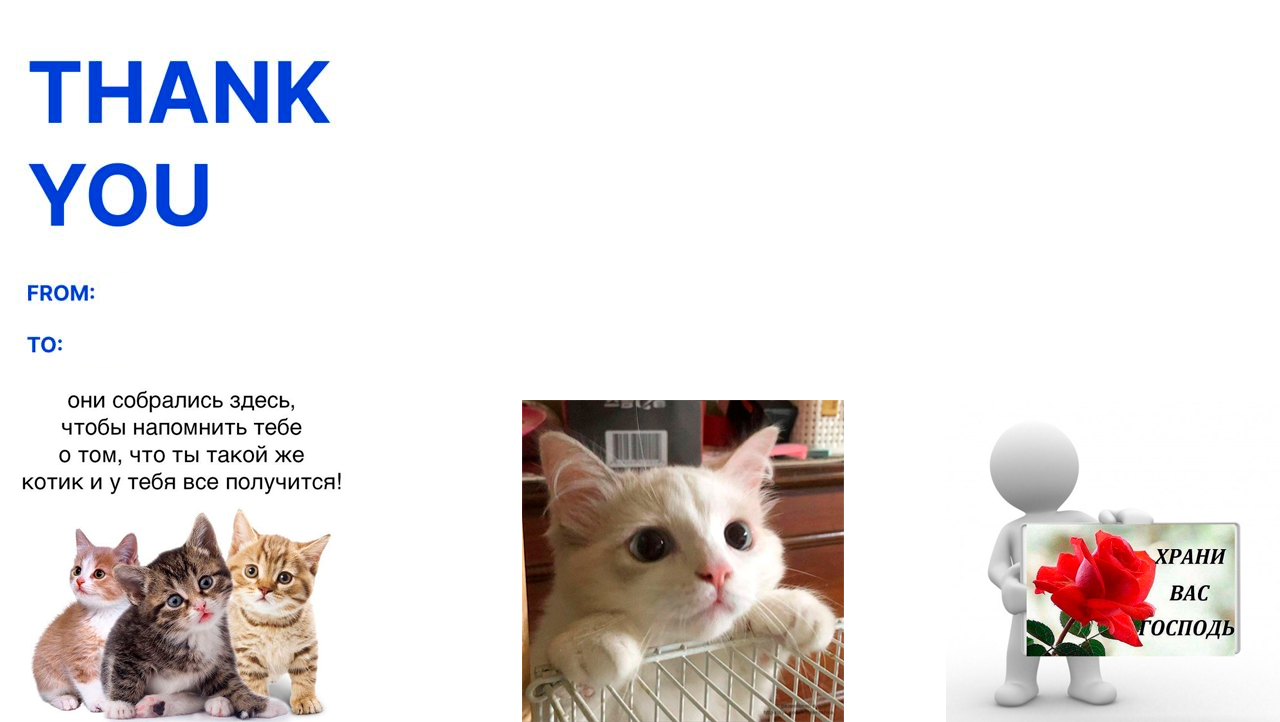
#> input picture src/assets/template.png, 1280 x 722 px, found by its file name
$ python utils.py
#> lines starting #> are read from the running program, lines starting #| are printed output that depends on the picture
from PIL import Image, ImageDraw, ImageFont
import io
import emoji

def draw_text_with_emojis(draw, position, text, normal_font, emoji_font, fill=(0, 0, 0)):
    # Initial position
    x, y = position

    # Split text into individual characters or emojis
    parts = [char if char.isalnum() or len(char) > 1 else emoji.demojize(char) for char in text]
    buffer = ''
    for part in parts:
        if ":" in part:  # This is an emoji
            if buffer:  # If we have accumulated some text, draw it first
                draw.text((x, y), buffer, font=normal_font, fill=fill)
                x += normal_font.getmask(buffer).getbbox()[2]
                buffer = ''  # Clear the buffer
            # Convert the emoji code to the actual emoji character
            char = emoji.emojize(part)
            draw.text((x, y), char, font=emoji_font, fill=fill)
            x += emoji_font.getmask(char).getbbox()[2]
        else:
            buffer += part
    if buffer:  # After the loop, check if we still have some remaining text in the buffer and draw it
        draw.text((x, y), buffer, font=normal_font, fill=fill)

def draw_text_with_emojis_in_box(draw, box, text, normal_font, emoji_font, fill=(0, 0, 0)):
    x, y, max_x, max_y = box
    width = max_x - x

    words = text.split()
    buffer = ''
    for word in words:
        # Проверим, является ли слово эмодзи
        if ':' in word:
            emoji_word = emoji.emojize(word)
            word_width = emoji_font.getmask(emoji_word).getbbox()[2]
        else:
            word_width = normal_font.getmask(word).getbbox()[2]

        # Если текущая ширина буфера плюс ширина слова превышает максимальную ширину,
        # выводим буфер на изображение и начинаем новую строку
        if x + word_width > max_x or "\n" in word:
            draw.text((x, y), buffer, font=normal_font, fill=fill)
            buffer = ''
            x = box[0]
            y += normal_font.getmask(word).getbbox()[3]
            if y > max_y:
                break  # Если превысили максимальную высоту, завершаем работу

        buffer += word + ' '
        x += word_width + normal_font.getmask(word).getbbox()[2]  # Ширина пробела

    if buffer and y <= max_y:
        draw.text((x, y), buffer, font=normal_font, fill=fill)


async def wish_to_image(from_user, to_user, wish: str):
    image = Image.open('src/assets/template.png')
    draw = ImageDraw.Draw(image)

    normal_font = ImageFont.truetype('src/assets/Roboto.ttf', size=28, encoding='utf-8')
    emoji_font = ImageFont.truetype('src/assets/segoi.ttf', size=28, encoding='utf-8')

    draw_text_with_emojis(draw, (110, 278), f'{from_user["name"]}', normal_font, emoji_font, fill=(0, 0, 255))
    draw_text_with_emojis(draw, (110, 328), f'{to_user["name"]}', normal_font, emoji_font, fill=(0, 0, 255))
    draw_text_with_emojis_in_box(draw, (485, 100, 900, 500), wish, normal_font, emoji_font, fill=(0, 0, 255))

    buffer = io.BytesIO()
    image.save(buffer, 'PNG')
    buffer.seek(0)

    #show image
    image.show()
    return buffer
#> in draw_text_with_emojis, `x, y = position`: x = 110; y = 278
#> after the loop in draw_text_with_emojis, `for part in parts:`: buffer = 'Вова'; x = 110
#> the loop in draw_text_with_emojis (call 2), `for part in parts:` made 4 passes
#> (part, buffer) on passes 1 to 4: ('П', 'П'), ('а', 'Па'), ('ш', 'Паш'), ('а', 'Паша')
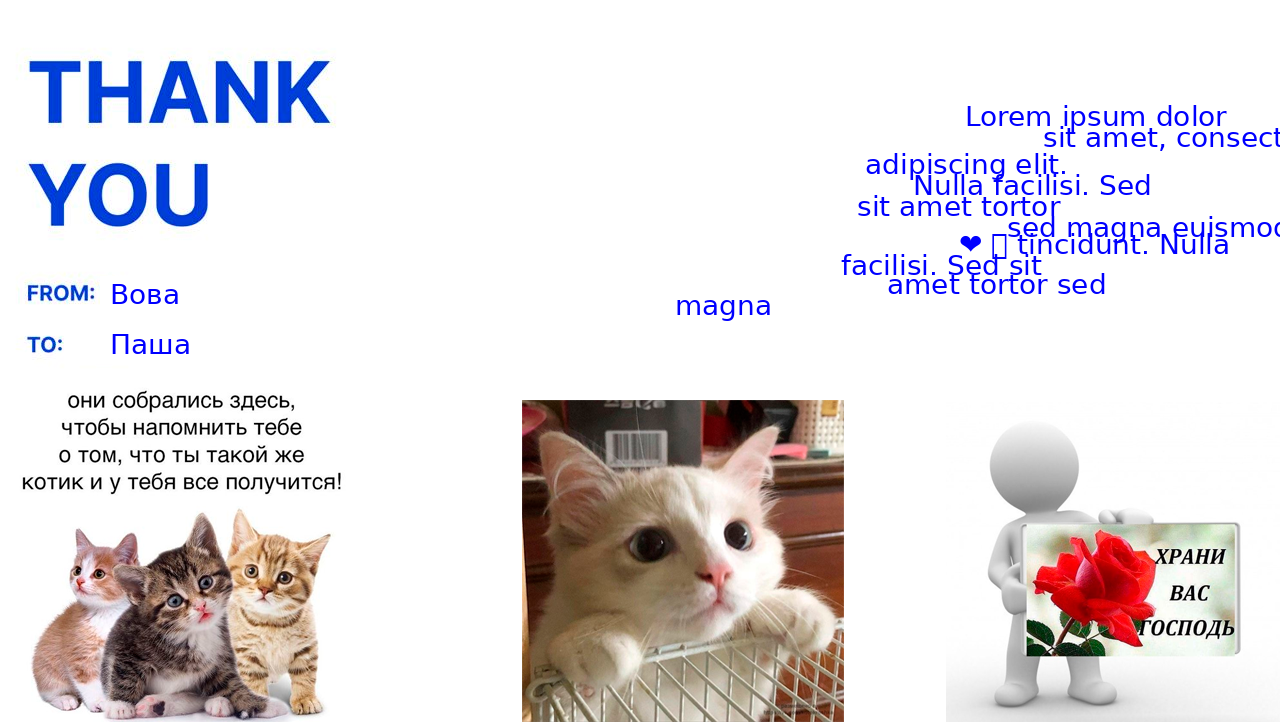
#> shown: PIL image 1280x722 RGBA; mean R, G, B, A 226, 221.3, 224.3, 255

import asyncio

asyncio.run(wish_to_image({'name': 'Вова'}, {'name': 'Паша'}, '''
    Lorem ipsum dolor sit amet, consectetur adipiscing elit.
    Nulla facilisi. Sed sit amet tortor sed magna euismod
    ❤️
🐾
    tincidunt. Nulla facilisi. Sed sit amet tortor sed magna
''' ))
